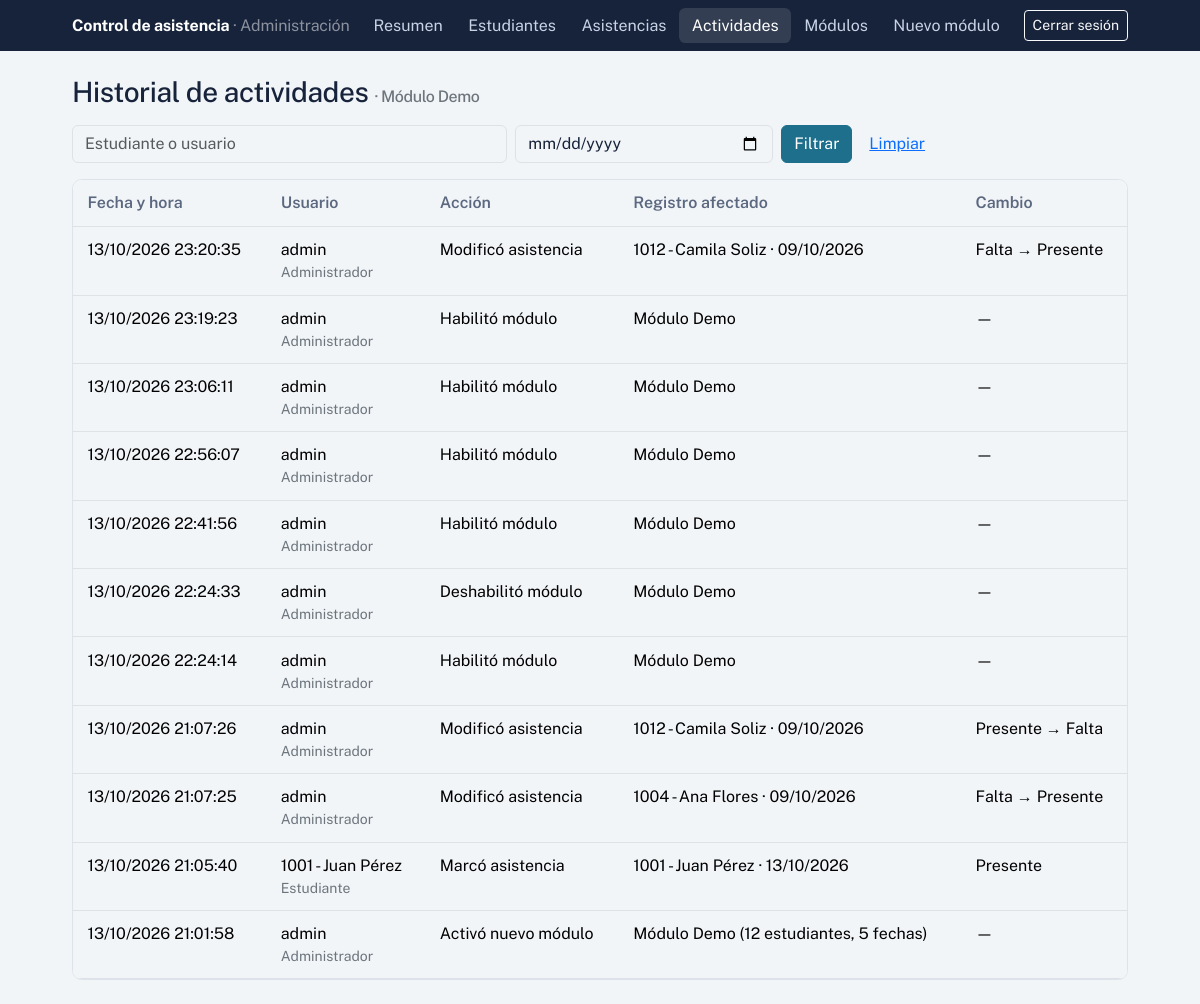
Screenshot of /panel/actividades/ (signed in) with the database file from the repository.
### asistencia/models.py (models this page shows, shortened)
class Modulo(models.Model):
    nombre = models.CharField(max_length=120)
    activo = models.BooleanField(default=False)
    creado_en = models.DateTimeField(auto_now_add=True)
    class Meta:
        constraints = [
            models.UniqueConstraint(
                fields=["activo"],
                condition=Q(activo=True),
                name="un_solo_modulo_activo",
            )
        ]
    @classmethod
    def activo_actual(cls):
        return cls.objects.filter(activo=True).first()

class Actividad(models.Model):
    modulo = models.ForeignKey(Modulo, on_delete=models.SET_NULL, null=True, related_name="actividades")
    usuario = models.CharField(max_length=200)
    rol = models.CharField(max_length=20)
    accion = models.CharField(max_length=60)
    fecha_hora = models.DateTimeField(auto_now_add=True)
    registro_afectado = models.CharField(max_length=250, blank=True)
    valor_anterior = models.CharField(max_length=100, blank=True)
    valor_nuevo = models.CharField(max_length=100, blank=True)
    class Meta:
        ordering = ["-fecha_hora", "-id"]
        verbose_name_plural = "actividades"

### asistencia/views.py (the view)
# urls.py: path("panel/actividades/", views.actividades, name="actividades"),
@admin_required
def actividades(request):
    modulo = Modulo.activo_actual()
    if not modulo:
        return _sin_modulo(request)
    q = request.GET.get("q", "").strip()
    fecha = request.GET.get("fecha", "").strip()
    qs = Actividad.objects.filter(modulo=modulo)
    if q:
        qs = qs.filter(Q(usuario__icontains=q) | Q(registro_afectado__icontains=q))
    if fecha:
        qs = qs.filter(fecha_hora__date=fecha)
    page = Paginator(qs, 25).get_page(request.GET.get("page"))
    return render(request, "panel/actividades.html", {
        "page": page, "q": q, "fecha": fecha, "modulo": modulo, "qs": f"q={q}&fecha={fecha}&",
    })

### templates/panel/actividades.html (shortened to what this page needs)
{% extends "panel/base_panel.html" %}
{% block content %}
<h1 class="h3 mb-3">Historial de actividades <span class="text-secondary fs-6">· {{ modulo.nombre }}</span></h1>
<form class="row g-2 mb-3" method="get">
  <div class="col-md-5"><input class="form-control" name="q" value="{{ q }}" placeholder="Estudiante o usuario"></div>
  <div class="col-md-3"><input type="date" class="form-control" name="fecha" value="{{ fecha }}"></div>
  <div class="col-auto"><button class="btn btn-primary">Filtrar</button> <a class="btn btn-link" href="{% url 'actividades' %}">Limpiar</a></div>
</form>
<div class="panel table-responsive"><table class="table mb-0">
  <thead><tr><th>Fecha y hora</th><th>Usuario</th><th>Acción</th><th>Registro afectado</th><th>Cambio</th></tr></thead>
  <tbody>{% for a in page %}
    <tr>
      <td class="text-nowrap">{{ a.fecha_hora|date:"d/m/Y H:i:s" }}</td>
      <td>{{ a.usuario }}<div class="small text-secondary">{{ a.rol }}</div></td>
      <td>{{ a.accion }}</td><td>{{ a.registro_afectado|default:"—" }}</td>
      <td class="text-nowrap">{% if a.valor_anterior %}{{ a.valor_anterior }} → {{ a.valor_nuevo }}{% elif a.valor_nuevo %}{{ a.valor_nuevo }}{% else %}—{% endif %}</td>
    </tr>
  {% empty %}<tr><td colspan="5" class="text-center text-secondary py-4">No hay actividades con esos filtros.</td></tr>{% endfor %}</tbody>
</table></div>
{% endblock %}

### templates/base.html (style rules this page uses)
:root { --ink: #17233B; --accent: #1E6F8C; --paper: #F2F5F8; --ok: #1F8A5B; --bad: #C2413B; --warn: #B7791F; --bs-body-font-family: "Public Sans", system-ui, sans-serif; --bs-body-bg: var(--paper); --bs-body-color: var(--ink); --bs-primary: var(--accent); --bs-primary-rgb: 30,111,140; }
.btn-primary { --bs-btn-bg: var(--accent); --bs-btn-border-color: var(--accent); --bs-btn-hover-bg: #17586f; --bs-btn-hover-border-color: #17586f; --bs-btn-active-bg: #124a5e; --bs-btn-active-border-color: #124a5e; }
h1, h2, h3 { letter-spacing: -.015em; font-weight: 700; }
.panel { background: #fff; border: 1px solid #dde3ec; border-radius: .6rem; }
.table > :not(caption) > * > * { padding: .7rem .9rem; }
.table thead th { font-weight: 600; color: #5b6880; border-bottom-width: 1px; }

### rows the page displays
Modulo: nombre "Módulo Demo"
Actividad: fecha_hora "13/10/2026 23:20:35", usuario "admin", rol "Administrador", accion "Modificó asistencia", registro_afectado "1012 - Camila Soliz · 09/10/2026", valor_anterior "Falta", valor_nuevo "Presente"
Actividad: fecha_hora "13/10/2026 23:19:23", usuario "admin", rol "Administrador", accion "Habilitó módulo", registro_afectado "Módulo Demo"
Actividad: fecha_hora "13/10/2026 23:06:11", usuario "admin", rol "Administrador", accion "Habilitó módulo", registro_afectado "Módulo Demo"
Actividad: fecha_hora "13/10/2026 22:56:07", usuario "admin", rol "Administrador", accion "Habilitó módulo", registro_afectado "Módulo Demo"
Actividad: fecha_hora "13/10/2026 22:41:56", usuario "admin", rol "Administrador", accion "Habilitó módulo", registro_afectado "Módulo Demo"
Actividad: fecha_hora "13/10/2026 22:24:33", usuario "admin", rol "Administrador", accion "Deshabilitó módulo", registro_afectado "Módulo Demo"
Actividad: fecha_hora "13/10/2026 22:24:14", usuario "admin", rol "Administrador", accion "Habilitó módulo", registro_afectado "Módulo Demo"
Actividad: fecha_hora "13/10/2026 21:07:26", usuario "admin", rol "Administrador", accion "Modificó asistencia", registro_afectado "1012 - Camila Soliz · 09/10/2026", valor_anterior "Presente", valor_nuevo "Falta"
Actividad: fecha_hora "13/10/2026 21:07:25", usuario "admin", rol "Administrador", accion "Modificó asistencia", registro_afectado "1004 - Ana Flores · 09/10/2026", valor_anterior "Falta", valor_nuevo "Presente"
Actividad: fecha_hora "13/10/2026 21:05:40", usuario "1001 - Juan Pérez", rol "Estudiante", accion "Marcó asistencia", registro_afectado "1001 - Juan Pérez · 13/10/2026", valor_nuevo "Presente"
Actividad: fecha_hora "13/10/2026 21:01:58", usuario "admin", rol "Administrador", accion "Activó nuevo módulo", registro_afectado "Módulo Demo (12 estudiantes, 5 fechas)"
